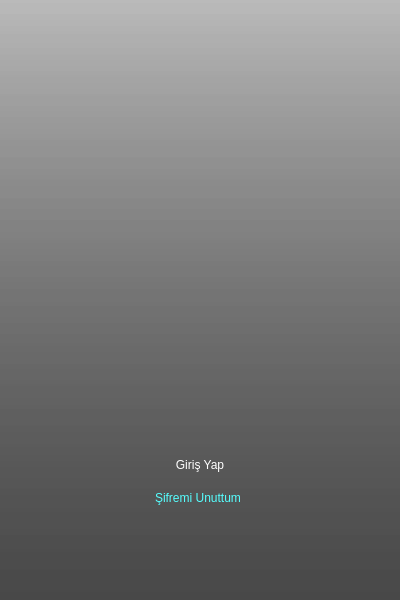
<?xml version="1.0" encoding="UTF-8"?>
<ui version="4.0">
 <class>Form</class>
 <widget class="QWidget" name="Form">
  <property name="geometry">
   <rect>
    <x>0</x>
    <y>0</y>
    <width>400</width>
    <height>600</height>
   </rect>
  </property>
  <property name="windowTitle">
   <string>Form</string>
  </property>
  <property name="styleSheet">
   <string notr="true">#Form{
background-color: qlineargradient(spread:repeat, x1:0.522, y1:0, x2:0.522, y2:1, stop:0 rgba(172, 172, 172, 150), stop:1 rgba(72, 72, 72, 255))
}

#girisButton {
    background-color: qlineargradient(
        spread:pad, 
        x1:0, y1:0, x2:1, y2:0, 
        stop:0 #1883ca, 
        stop:0.51 #12D8FA, 
        stop:1 #1883ca
    );
    color: white;
    border-radius: 10px;
    box-shadow: 0px 0px 20px #eee;
    transition: all 0.5s;
}

#girisButton:hover {
    background-color: qlineargradient(
    
        x1:1, y1:0, x2:0, y2:0, 
        stop:0 #3ec5ff, 
        stop:0.51 #55ffff, 
        stop:1  #3ec5ff
    );
    color: white;
}

#sifre
{
color: rgb(85, 255, 255);
}

#sifre:hover
{
color: rgb(100, 220, 255);
}
         






</string>
  </property>
  <widget class="QPushButton" name="girisButton">
   <property name="geometry">
    <rect>
     <x>125</x>
     <y>450</y>
     <width>150</width>
     <height>30</height>
    </rect>
   </property>
   <property name="styleSheet">
    <string notr="true"/>
   </property>
   <property name="text">
    <string>Giriş Yap</string>
   </property>
  </widget>
  <widget class="QLabel" name="label">
   <property name="geometry">
    <rect>
     <x>50</x>
     <y>60</y>
     <width>301</width>
     <height>361</height>
    </rect>
   </property>
   <property name="styleSheet">
    <string notr="true">image: url(:/icon/icon.qrc);
background-color: qlineargradient(spread:pad, x1:0, y1:0, x2:0, y2:0, stop:0 rgba(255, 178, 102, 0), stop:0.98 rgba(0, 0, 0, 255), stop:1 rgba(0, 0, 0, 0));</string>
   </property>
   <property name="text">
    <string/>
   </property>
   <property name="pixmap">
    <pixmap resource="icon.qrc">:/icon/ISUBÜ_logo.png</pixmap>
   </property>
  </widget>
  <widget class="QLabel" name="sifre">
   <property name="geometry">
    <rect>
     <x>155</x>
     <y>490</y>
     <width>101</width>
     <height>16</height>
    </rect>
   </property>
   <property name="text">
    <string>Şifremi Unuttum</string>
   </property>
  </widget>
 </widget>
 <resources>
  <include location="icon.qrc"/>
  <include location="icon.qrc"/>
 </resources>
 <connections/>
</ui>
